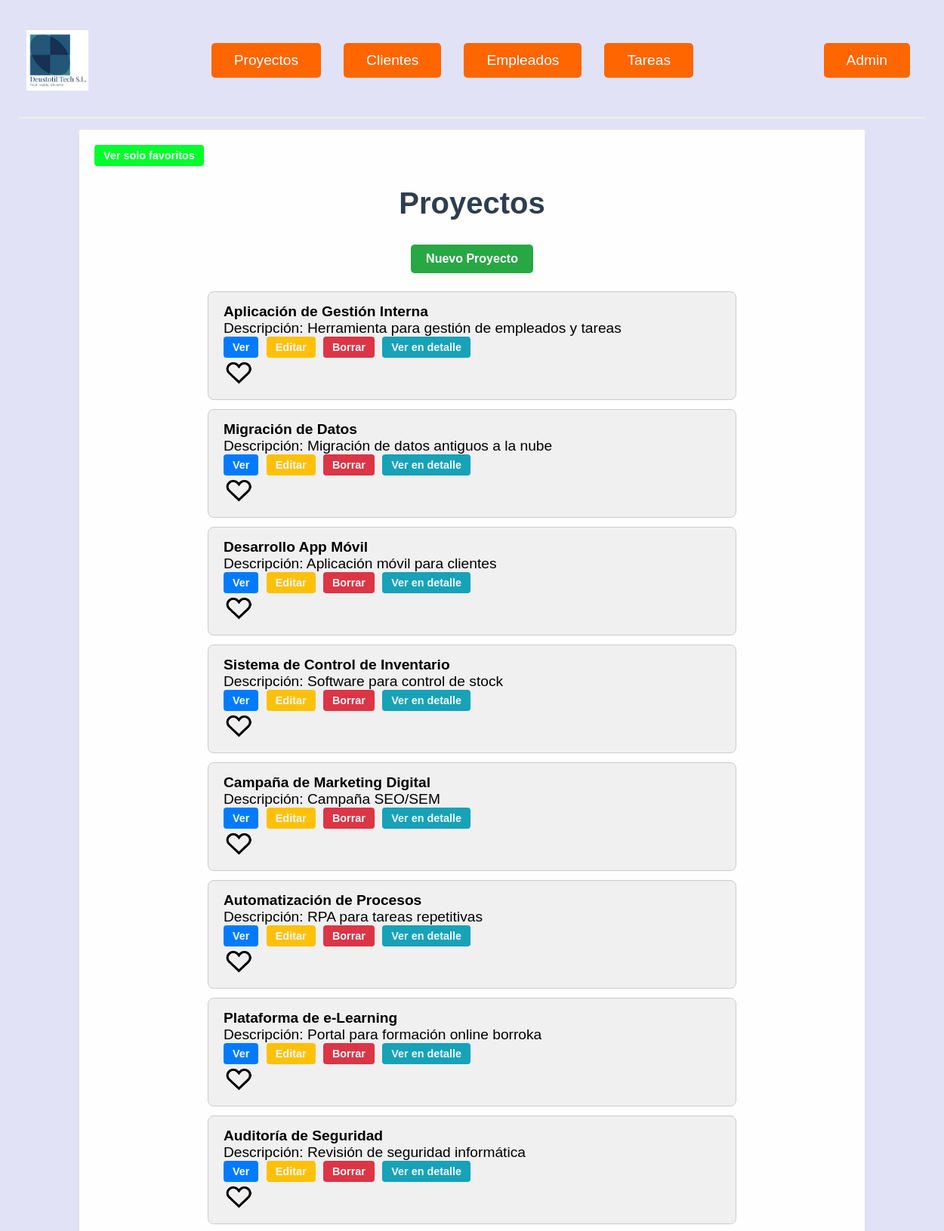
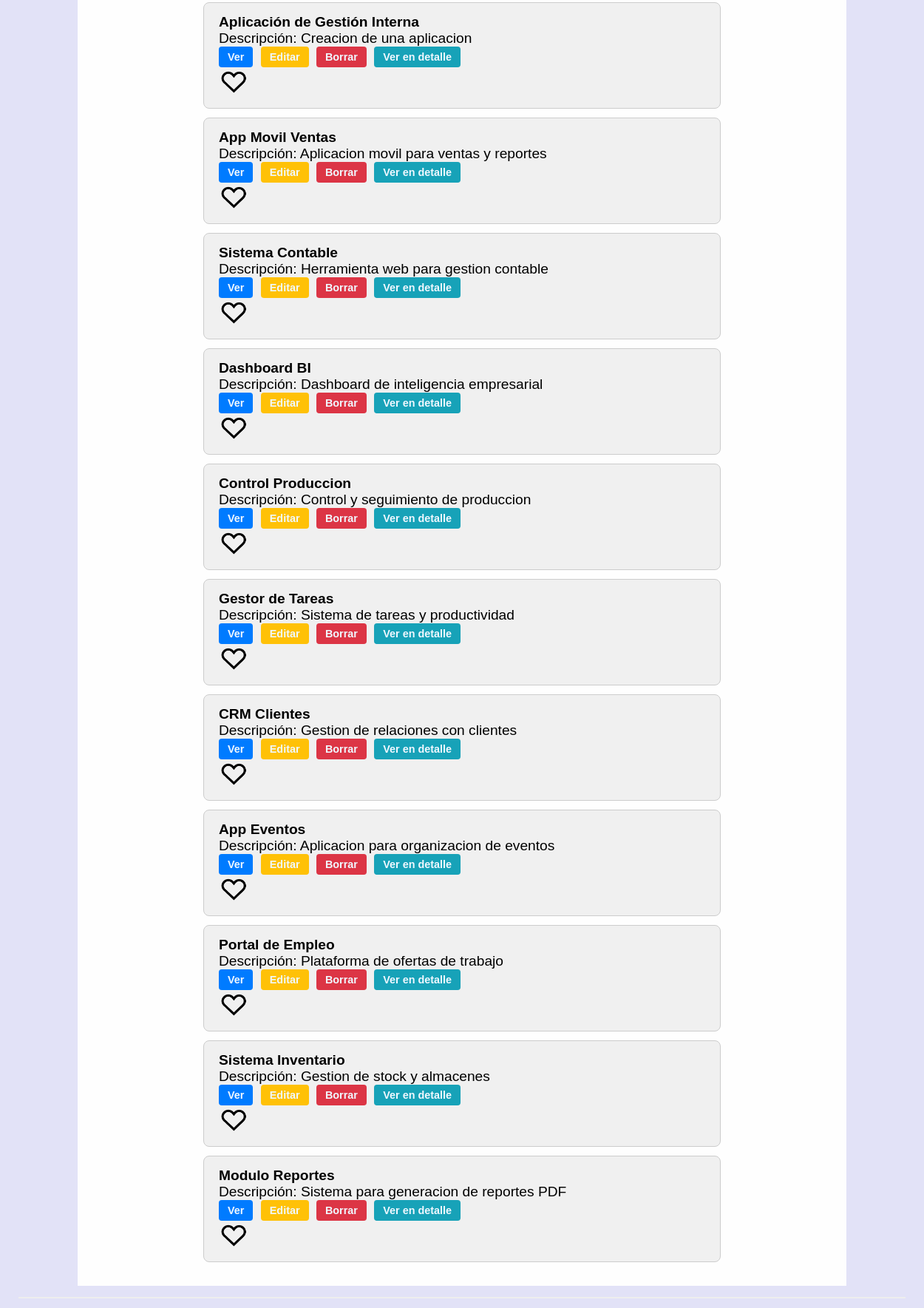
Screenshot of /proyectos/ (signed in, upper part) with the database file from the repository (2 pictures, top to bottom).
### gestion_produccion_G6/models.py (models this page shows, shortened)
class Proyecto(models.Model):
    nombre = models.CharField(max_length=50)
    descripcion = models.TextField(max_length=500, default="Descripción no proporcionada")
    fecha_ini = models.DateField(default=datetime.date.today)
    fecha_fin = models.DateField(default=datetime.date.today)
    presupuesto = models.IntegerField(default=0)
    cliente = models.ForeignKey('Cliente', on_delete=models.CASCADE, null=True, blank=True, related_name='proyectos')
    responsables = models.ManyToManyField('Empleado', blank=True, related_name='proyectos_responsables')

### gestion_produccion_G6/views.py (the view)
# urls.py: path('proyectos/', views.ProyectoListView.as_view(), name='proyecto_list'),
class ProyectoListView(LoginRequiredMixin, ListView):
    model = Proyecto
    template_name = 'proyecto_list.html'
    context_object_name = 'proyectos'
    def get(self, request, *args, **kwargs):
        vengo_de = request.GET.get('vengo_de', None)
        if vengo_de == "boton_arriba":
            request.session['origen'] = request.build_absolute_uri()
        return super().get(request, *args, **kwargs)

### gestion_produccion_G6/templates/proyecto_list.html (shortened to what this page needs)
{% extends "base.html" %}
{% load static %}
{% block content %}
<a href= "tareas/" class="boton_favoritos" id="favoritos">Ver solo favoritos</a>
<h1>Proyectos</h1>
<a href="{% url 'proyecto_create' %}" class="boton_crear">Nuevo Proyecto</a>
<ul class="lista_general">
  {% for proyecto in proyectos %}
  <ul class="lista" id={{proyecto.pk}}>
    <li><strong>{{ proyecto.nombre }}</strong><br /></li>
    <li id="final{{proyecto.pk}}">Descripción: {{ proyecto.descripcion }}</li>
    <li>
      <a href="{% url 'proyecto_detail' proyecto.pk %}" class="boton_ver" data-pk={{proyecto.pk}}>Ver</a>
      <a href="{% url 'proyecto_update' proyecto.pk %}" class="boton_editar">Editar</a>
      <a href="{% url 'proyecto_delete' proyecto.pk %}" class="boton_eliminar">Borrar</a>
      <a href="{% url 'proyecto_detail' proyecto.pk %}" class="boton_ver_mas">Ver en detalle</a>
    </li>
    <div>
    <img src="{% static 'images/nolike.png' %}" alt="Icono" class="corazon" data-pk={{proyecto.pk}}>
    </div>
  </ul>
  {% empty %}
  <li class="lista">No hay proyectos disponibles.</li>
  {% endfor %}
</ul>
{% endblock %}

### gestion_produccion_G6/static/CSS/general.css (style rules this page uses)
body { font-family: 'Arial', sans-serif; background-color: #e2e2f7; margin: 0; padding: 0; }
img { max-width: 150px; height: auto; display: block; margin: 20px auto; }
h1 { text-align: center; font-size: 2.5rem; color: #2c3e50; margin-bottom: 2rem; justify-content: center; }
.boton_crear { display: block; width: fit-content; margin: 0 auto 1.5rem auto; background-color: #28a745; color: white; padding: 10px 20px; text-decoration: none; border-radius: 5px; font-weight: bold; }
.lista_general { list-style: none; padding: 0; max-width: 700px; margin: 0 auto; }
.lista { background-color: #f0f0f0; padding: 15px 20px; border: 1px solid #ccc; margin-bottom: 12px; border-radius: 8px; font-size: 1.2rem; list-style: none; }
.lista strong { font-size: 1.2rem; }
.boton_ver, .boton_editar, .boton_eliminar, .boton_cancelar, .boton_guardar, .boton_retrasada, .boton_ver_mas, .boton_favoritos { display: inline-block; padding: 6px 12px; font-size: 0.9rem; border-radius: 4px; margin-right: 5px; text-decoration: none; color:aliceblue; font-weight: bold; }
.boton_ver { background-color: #007bff; }
.boton_favoritos { background-color: #00ff2a; }
.boton_editar { background-color: #ffc107; }
.boton_eliminar, .boton_retrasada { background-color: #dc3545; }
.boton_ver_mas { background-color: #17a2b8; }
.corazon { width: 40px; height: 40px; border-radius: 6px; object-fit: cover; display: block; margin-left: 0; margin-right: auto; margin-top: 0; margin-bottom: 0; }

### rows the page displays
Proyecto: nombre "Aplicación de Gestión Interna", descripcion "Herramienta para gestión de empleados y tareas"
Proyecto: nombre "Migración de Datos", descripcion "Migración de datos antiguos a la nube"
Proyecto: nombre "Desarrollo App Móvil", descripcion "Aplicación móvil para clientes"
Proyecto: nombre "Sistema de Control de Inventario", descripcion "Software para control de stock"
Proyecto: nombre "Campaña de Marketing Digital", descripcion "Campaña SEO/SEM"
Proyecto: nombre "Automatización de Procesos", descripcion "RPA para tareas repetitivas"
Proyecto: nombre "Plataforma de e-Learning", descripcion "Portal para formación online borroka"
Proyecto: nombre "Auditorí­a de Seguridad", descripcion "Revisión de seguridad informática"
Proyecto: nombre "Aplicación de Gestión Interna", descripcion "Creacion de una aplicacion"
Proyecto: nombre "App Movil Ventas", descripcion "Aplicacion movil para ventas y reportes"
Proyecto: nombre "Sistema Contable", descripcion "Herramienta web para gestion contable"
Proyecto: nombre "Dashboard BI", descripcion "Dashboard de inteligencia empresarial"
Proyecto: nombre "Control Produccion", descripcion "Control y seguimiento de produccion"
Proyecto: nombre "Gestor de Tareas", descripcion "Sistema de tareas y productividad"
Proyecto: nombre "CRM Clientes", descripcion "Gestion de relaciones con clientes"
Proyecto: nombre "App Eventos", descripcion "Aplicacion para organizacion de eventos"
Proyecto: nombre "Portal de Empleo", descripcion "Plataforma de ofertas de trabajo"
Proyecto: nombre "Sistema Inventario", descripcion "Gestion de stock y almacenes"
Proyecto: nombre "Modulo Reportes", descripcion "Sistema para generacion de reportes PDF"
